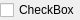
<?xml version="1.0" encoding="UTF-8"?>
<ui version="4.0">
 <class>BoolContainerWidget</class>
 <widget class="QWidget" name="BoolContainerWidget">
  <property name="geometry">
   <rect>
    <x>0</x>
    <y>0</y>
    <width>75</width>
    <height>16</height>
   </rect>
  </property>
  <property name="windowTitle">
   <string>Form</string>
  </property>
  <layout class="QHBoxLayout" name="horizontalLayout">
   <property name="leftMargin">
    <number>0</number>
   </property>
   <property name="topMargin">
    <number>0</number>
   </property>
   <property name="rightMargin">
    <number>0</number>
   </property>
   <property name="bottomMargin">
    <number>0</number>
   </property>
   <item>
    <widget class="QCheckBox" name="checkBox">
     <property name="text">
      <string>CheckBox</string>
     </property>
    </widget>
   </item>
  </layout>
 </widget>
 <resources/>
 <connections/>
</ui>
